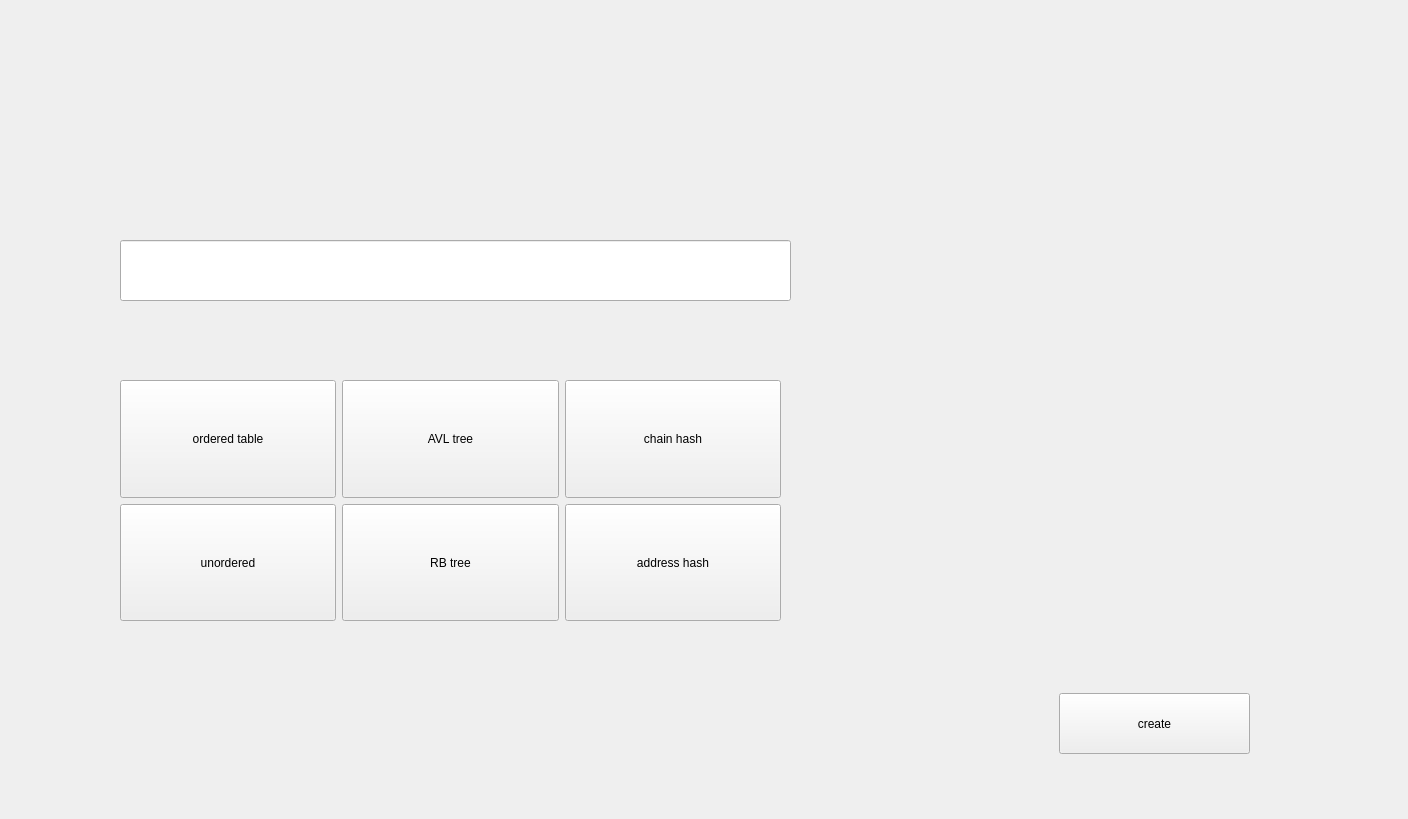
<?xml version="1.0" encoding="UTF-8"?>
<ui version="4.0">
 <class>SelectWidget</class>
 <widget class="QWidget" name="SelectWidget">
  <property name="geometry">
   <rect>
    <x>0</x>
    <y>0</y>
    <width>1408</width>
    <height>819</height>
   </rect>
  </property>
  <property name="windowTitle">
   <string>SelectWidget</string>
  </property>
  <widget class="QPushButton" name="pushButton_create">
   <property name="geometry">
    <rect>
     <x>1059</x>
     <y>693</y>
     <width>191</width>
     <height>61</height>
    </rect>
   </property>
   <property name="text">
    <string>create</string>
   </property>
  </widget>
  <widget class="QWidget" name="gridLayoutWidget">
   <property name="geometry">
    <rect>
     <x>120</x>
     <y>380</y>
     <width>661</width>
     <height>241</height>
    </rect>
   </property>
   <layout class="QGridLayout" name="gridLayout">
    <item row="1" column="3">
     <widget class="QPushButton" name="pushButton_chain_hash">
      <property name="sizePolicy">
       <sizepolicy hsizetype="Expanding" vsizetype="Expanding">
        <horstretch>0</horstretch>
        <verstretch>0</verstretch>
       </sizepolicy>
      </property>
      <property name="text">
       <string>chain hash</string>
      </property>
     </widget>
    </item>
    <item row="1" column="1">
     <widget class="QPushButton" name="pushButton_ordered_table">
      <property name="sizePolicy">
       <sizepolicy hsizetype="Expanding" vsizetype="Expanding">
        <horstretch>0</horstretch>
        <verstretch>0</verstretch>
       </sizepolicy>
      </property>
      <property name="text">
       <string>ordered table</string>
      </property>
     </widget>
    </item>
    <item row="3" column="1">
     <widget class="QPushButton" name="pushButton_unorderd_table">
      <property name="sizePolicy">
       <sizepolicy hsizetype="Expanding" vsizetype="Expanding">
        <horstretch>0</horstretch>
        <verstretch>0</verstretch>
       </sizepolicy>
      </property>
      <property name="text">
       <string>unordered</string>
      </property>
     </widget>
    </item>
    <item row="3" column="2">
     <widget class="QPushButton" name="pushButton_rbtree">
      <property name="sizePolicy">
       <sizepolicy hsizetype="Expanding" vsizetype="Expanding">
        <horstretch>0</horstretch>
        <verstretch>0</verstretch>
       </sizepolicy>
      </property>
      <property name="text">
       <string>RB tree</string>
      </property>
     </widget>
    </item>
    <item row="1" column="2">
     <widget class="QPushButton" name="pushButton_avltree">
      <property name="sizePolicy">
       <sizepolicy hsizetype="Expanding" vsizetype="Expanding">
        <horstretch>0</horstretch>
        <verstretch>0</verstretch>
       </sizepolicy>
      </property>
      <property name="text">
       <string>AVL tree</string>
      </property>
     </widget>
    </item>
    <item row="3" column="3">
     <widget class="QPushButton" name="pushButton_address_hash">
      <property name="sizePolicy">
       <sizepolicy hsizetype="Expanding" vsizetype="Expanding">
        <horstretch>0</horstretch>
        <verstretch>0</verstretch>
       </sizepolicy>
      </property>
      <property name="text">
       <string>address hash</string>
      </property>
     </widget>
    </item>
   </layout>
  </widget>
  <widget class="QLineEdit" name="lineEdit">
   <property name="geometry">
    <rect>
     <x>120</x>
     <y>240</y>
     <width>671</width>
     <height>61</height>
    </rect>
   </property>
  </widget>
 </widget>
 <resources/>
 <connections/>
</ui>
